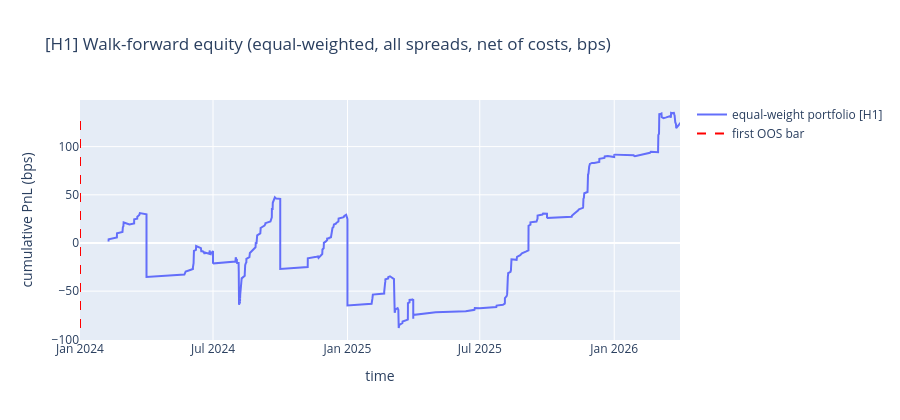
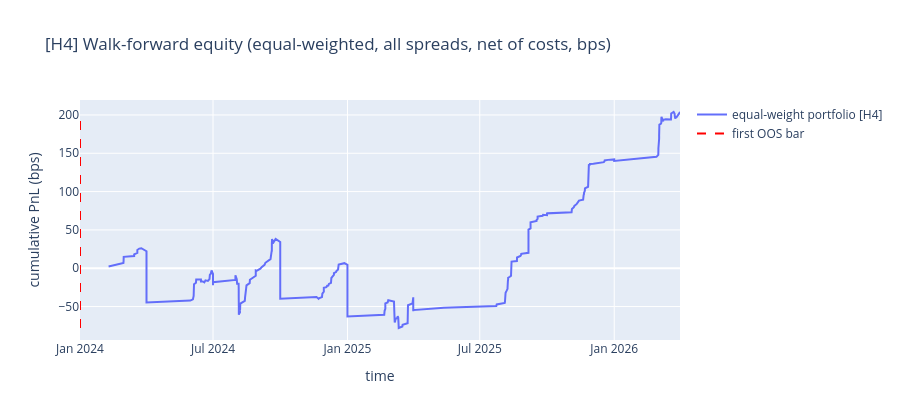

The code cell stored with these charts, in order, in its notebook:
### Markdown cell above
## ۶) Equity curve — portfolio-aggregate (همهی spreads با وزن مساوی)

این یک proxy سادهی portfolioـه (equal-weight). نوتبوک ۲۸ portfolio construction واقعی + risk-parity میگیره.

### Code cell
for tf in TIMEFRAMES:
    tdf_all = pd.concat([t for t in all_trades[tf] if not t.empty], ignore_index=True)
    if tdf_all.empty:
        print(f"[{tf}] no trades")
        continue
    tdf_all = tdf_all.sort_values("exit_time").reset_index(drop=True)
    # Equal-weight across all spreads: each trade contributes 1/N_spreads
    n_spreads = len(shortlists[tf])
    tdf_all["weighted_pnl"] = tdf_all["net_pnl"] / n_spreads
    equity = tdf_all.set_index("exit_time")["weighted_pnl"].cumsum() * 1e4  # in bps

    fig = go.Figure()
    fig.add_trace(go.Scatter(x=equity.index, y=equity.values, mode="lines",
                              name=f"equal-weight portfolio [{tf}]"))
    # Vertical marker at first test_window start (= WF_START + TRAIN_MONTHS)
    oos_start = pd.Timestamp(WF_START, tz=REAL_TZ) + pd.DateOffset(months=TRAIN_MONTHS)
    if not equity.empty:
        ymin, ymax = float(equity.min()), float(equity.max())
        fig.add_trace(go.Scatter(x=[oos_start, oos_start], y=[ymin, ymax],
                                  mode="lines", line=dict(color="red", dash="dash"),
                                  name="first OOS bar"))
    fig.update_layout(title=f"[{tf}] Walk-forward equity (equal-weighted, all spreads, net of costs, bps)",
                      xaxis_title="time", yaxis_title="cumulative PnL (bps)",
                      height=420, hovermode="x unified")
    fig.show()

### Figure 1 — Plotly figure (JSON) as saved in the notebook; plotly's stock layout.template omitted (floating-point values rounded to 4 significant figures; data arrays with more than 128 entries replaced by an {"elided": "..."} marker saying what was removed)
{"data": [{"mode": "lines", "name": "equal-weight portfolio [H1]", "type": "scatter", "x": {"elided": "870 str values"}, "y": {"elided": "870 float values"}}, {"line": {"color": "red", "dash": "dash"}, "mode": "lines", "name": "first OOS bar", "type": "scatter", "x": ["2024-01-01T00:00:00+02:00", "2024-01-01T00:00:00+02:00"], "y": [-88.27, 135.9]}], "layout": {"height": 420, "hovermode": "x unified", "title": {"text": "[H1] Walk-forward equity (equal-weighted, all spreads, net of costs, bps)"}, "xaxis": {"title": {"text": "time"}}, "yaxis": {"title": {"text": "cumulative PnL (bps)"}}}}

### Figure 2 — Plotly figure (JSON) as saved in the notebook; plotly's stock layout.template omitted (floating-point values rounded to 4 significant figures; data arrays with more than 128 entries replaced by an {"elided": "..."} marker saying what was removed)
{"data": [{"mode": "lines", "name": "equal-weight portfolio [H4]", "type": "scatter", "x": {"elided": "540 str values"}, "y": {"elided": "540 float values"}}, {"line": {"color": "red", "dash": "dash"}, "mode": "lines", "name": "first OOS bar", "type": "scatter", "x": ["2024-01-01T00:00:00+02:00", "2024-01-01T00:00:00+02:00"], "y": [-77.98, 203.8]}], "layout": {"height": 420, "hovermode": "x unified", "title": {"text": "[H4] Walk-forward equity (equal-weighted, all spreads, net of costs, bps)"}, "xaxis": {"title": {"text": "time"}}, "yaxis": {"title": {"text": "cumulative PnL (bps)"}}}}
